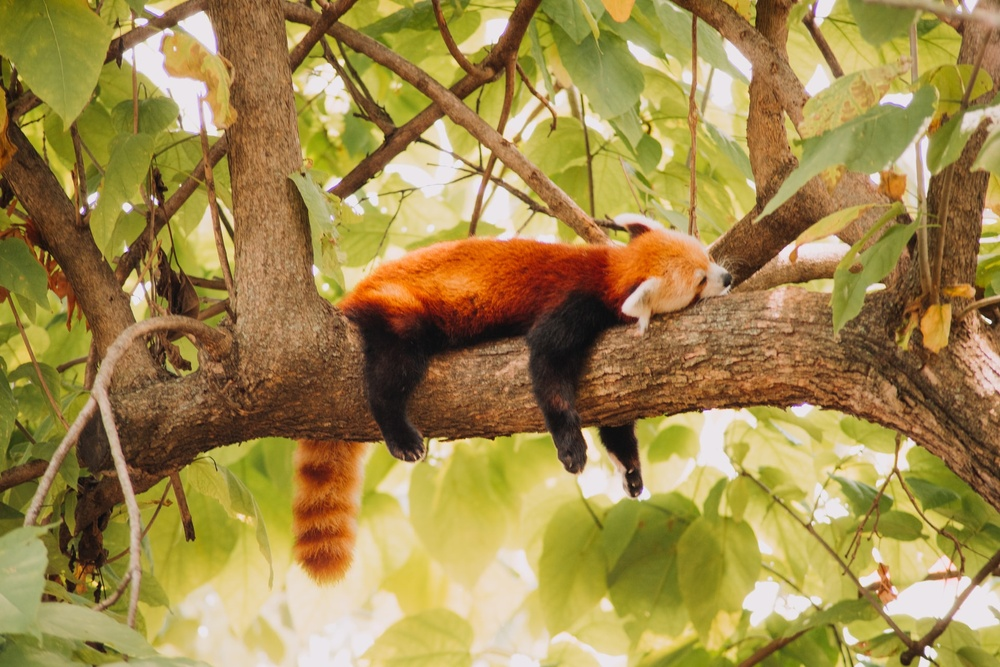
#> input picture image.jpg, 1000 x 667 px, shrunk from 1920 x 1280 before the run
$ python pillow3_enhance.py
#> lines starting #> are read from the running program, lines starting #| are printed output that depends on the picture
# https://pillow.readthedocs.io/en/stable/reference/ImageEnhance.html
from PIL import Image, ImageEnhance

# image import
image = Image.open('image.jpg')
#> image is the input picture: PIL image 1000x667 RGB; mean R, G, B 160.9, 137.7, 76.5

# Create an Enhancer
color_enhancer = ImageEnhance.Color(image) #vibrant
contrast_enhancer = ImageEnhance.Contrast(image) # contrast
brightness_enhancer = ImageEnhance.Brightness(image) # brightness
sharpness_enhancer = ImageEnhance.Sharpness(image) # sharpness

# applying the enhaner
# enhanced_image = color_enhancer.enhance(0)
# enhanced_image = contrast_enhancer.enhance(10)
# enhanced_image = brightness_enhancer.enhance(2)
enhanced_image = sharpness_enhancer.enhance(500)
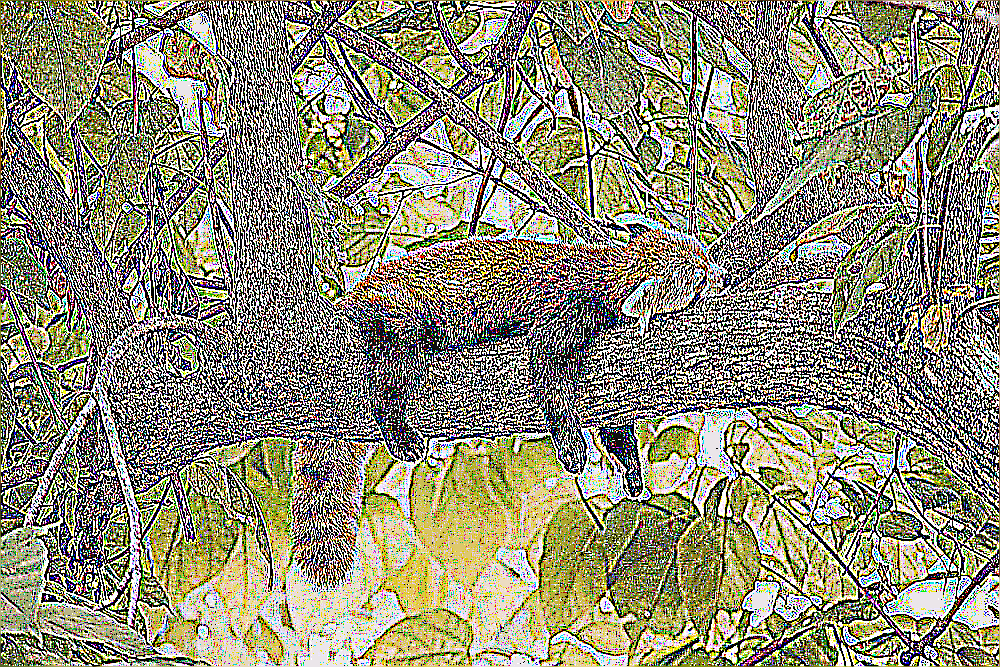
#> enhanced_image: PIL image 1000x667 RGB; mean R, G, B 142.5, 140.3, 118.1

#display
enhanced_image.show()

$ run again, with owl.jpg copied over image.jpg
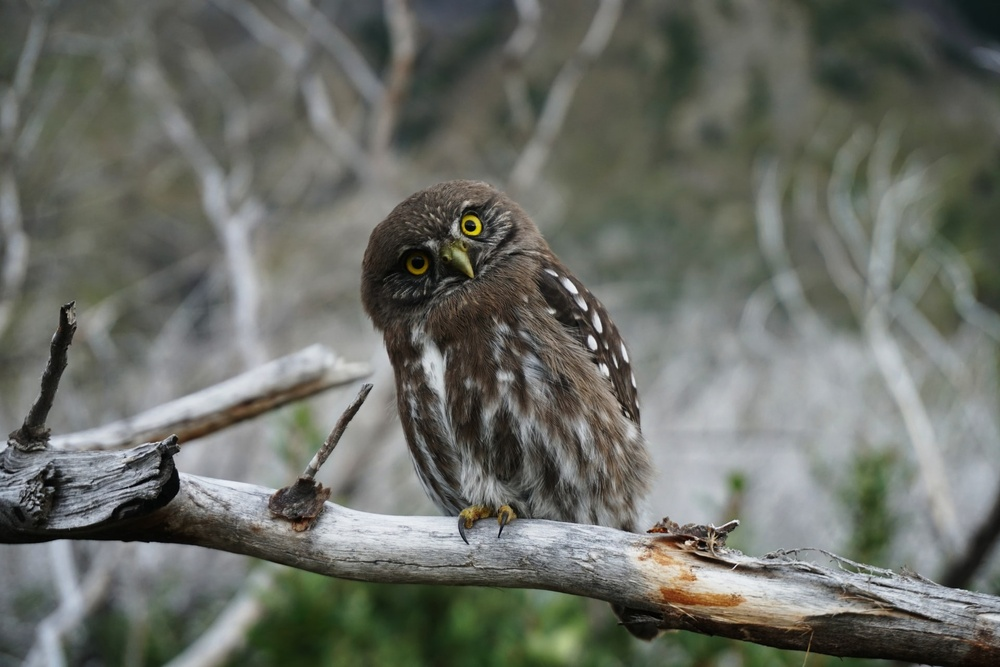
#> input picture owl.jpg, 1000 x 667 px, shrunk from 1920 x 1280 before the run
#> image is the input picture: PIL image 1000x667 RGB; mean R, G, B 106.4, 109.2, 102
#> `enhanced_image = sharpness_enhancer.enhance(500)`:
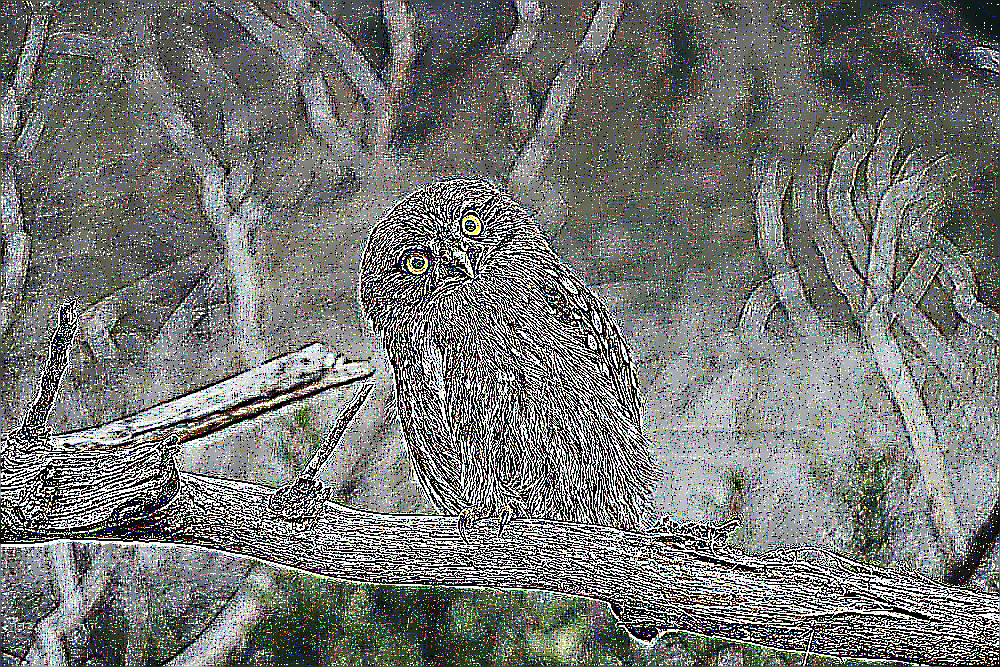
#> enhanced_image: PIL image 1000x667 RGB; mean R, G, B 115.3, 117.6, 114.2
